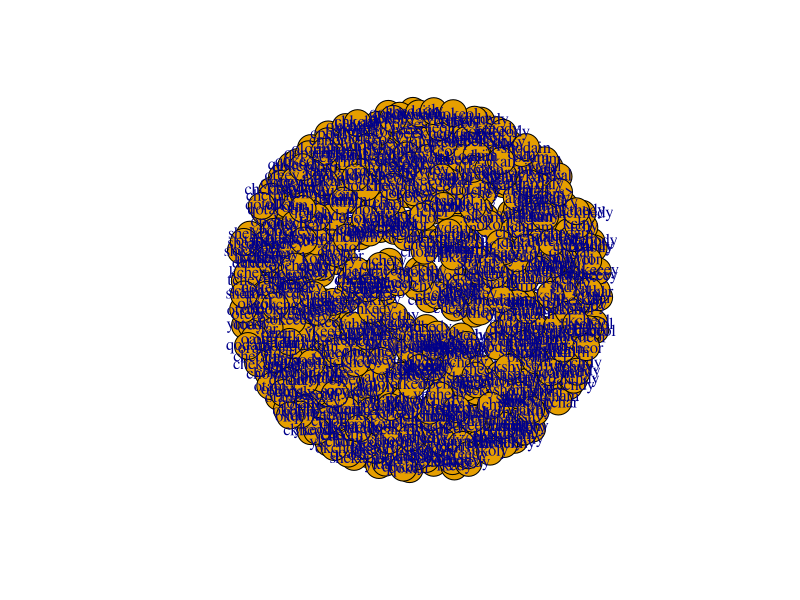
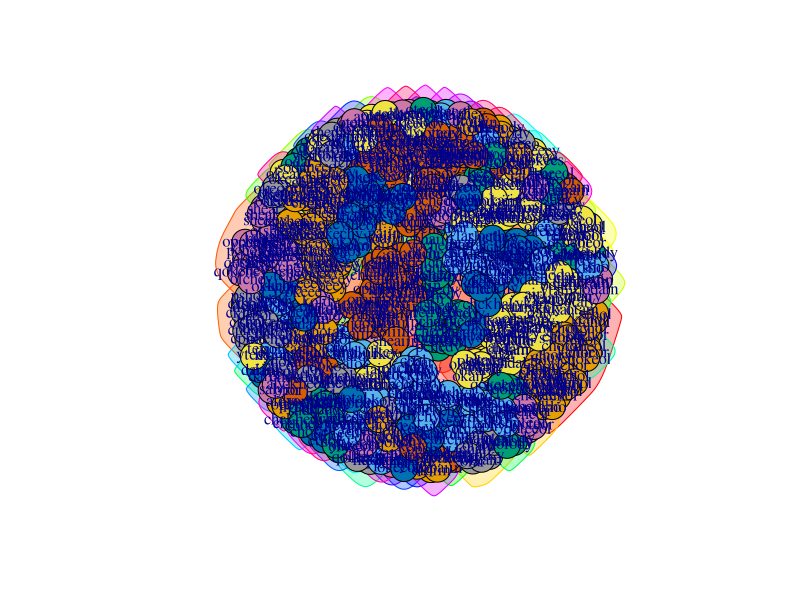
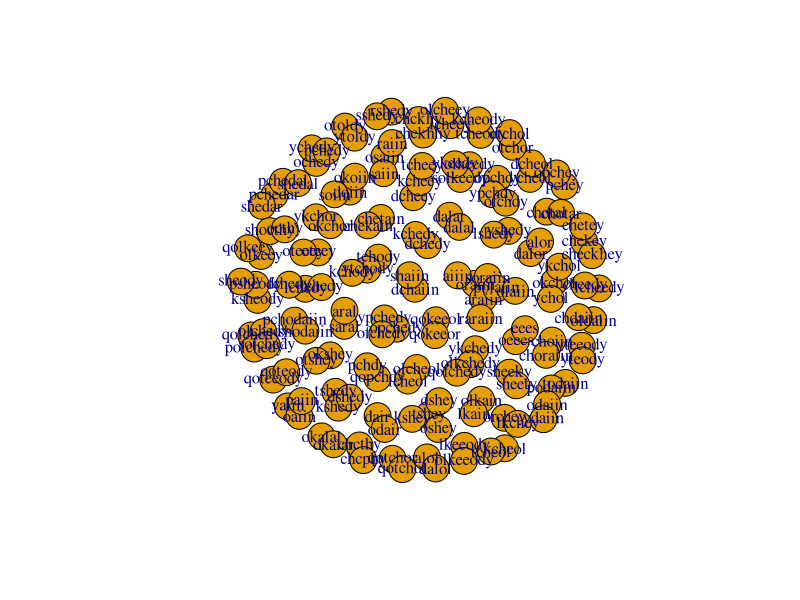
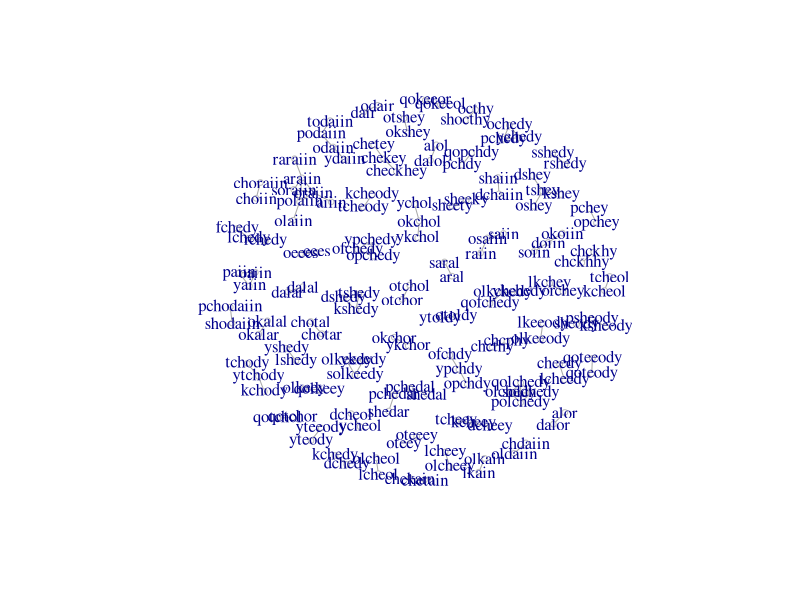
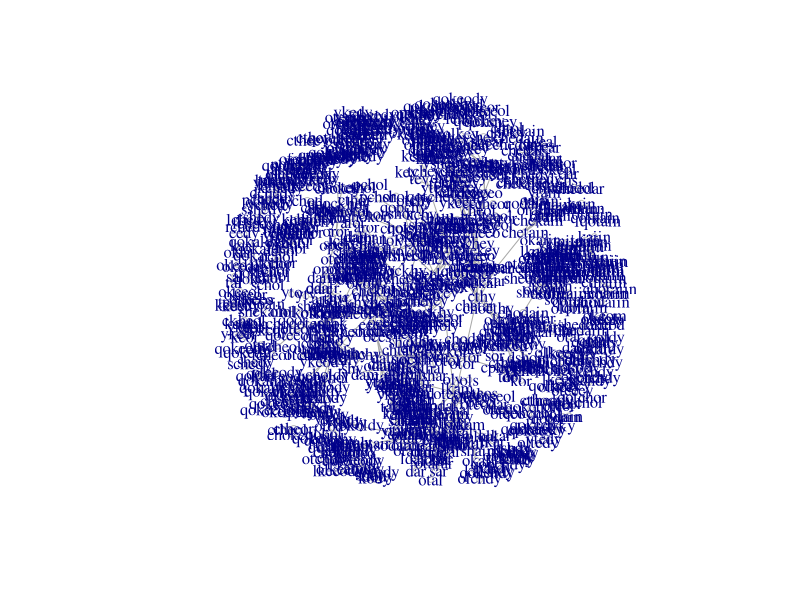
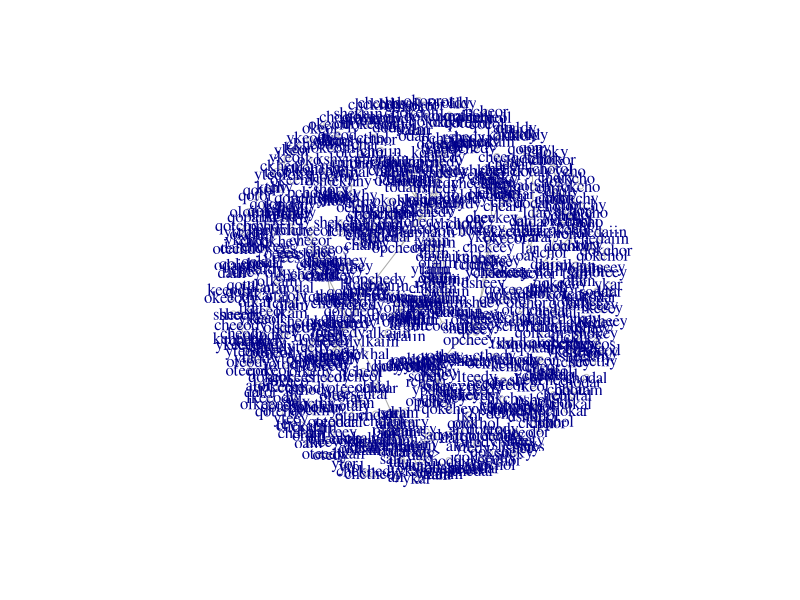
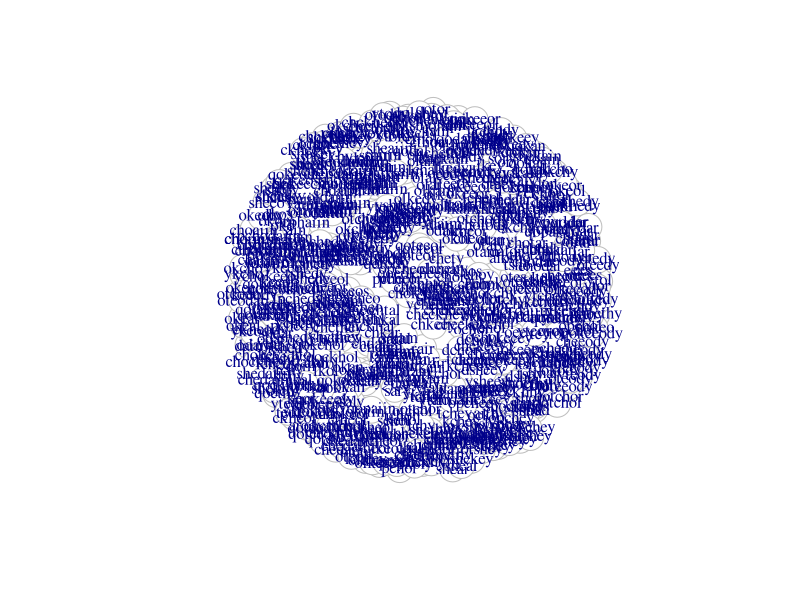
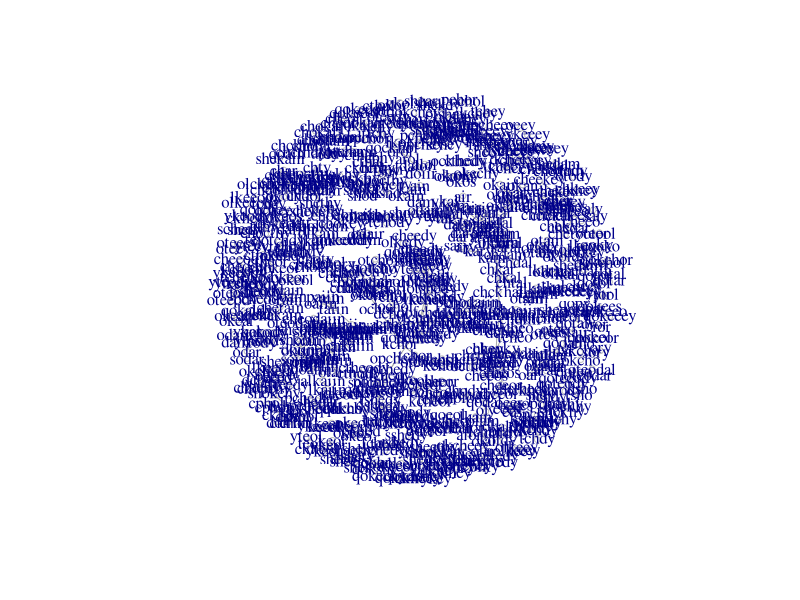

Write R code to recreate these figures, in order.
# Voynich neighbors
# Graphing of the 'self' mappings of the Voynich data and Secreta Secretorum, 
# looking at the types of word clusters
# May 30, 2018; Claire

library(igraph)

x <- read.table(file="VoySelf.txt", as.is=TRUE, header=TRUE)
x$Dist2 <- x$Dist * 1000 # For using the distance as an edge scale, but I didn't implement it.

q <- as.data.frame(x[1:2000,])  # closest 2000 matches
y <- as.data.frame(x[1:1000,])  # closest 1000 matches
g<-graph.data.frame(y, directed=FALSE)   # closest 1000 matches
f<-graph.data.frame(q, directed=FALSE)   # closest 2000 matches
plot(g)   # closest 1000 matches

# This stuff is sensitive to the number of pairs plotted; two few and you miss
# associations; too many and random stuff obscures the interesting patterns.

# save some plots that are readable.
pdf(file="VoyClusters2000.pdf",  width=50, height=50)
plot.igraph(f,vertex.size=3, vertex.label=V(f)$W1, vertex.frame.color="grey", vertex.color="white")
dev.off()


pdf(file="VoyClusters1000.pdf",  width=20, height=20)
plot.igraph(g,vertex.size=3, vertex.label=V(g)$W1, vertex.frame.color="grey", vertex.color="white")
dev.off()

# Try some clustering. Didn't get far with this, it's not 
fc <- cluster_fast_greedy(g)
plot(fc, g)
membership(fc)
sizes(fc)

# another way to plot. 
w <- as.matrix(x[1:100,1:2])
plot(graph_from_edgelist(w, directed = FALSE))
w <- graph_from_edgelist(w, directed = FALSE)
plot.igraph(w, vertex.size=3, vertex.frame.color="grey", vertex.color="white", vertex.label=V(w)$W1)

## Another plot of clusters
pdf(file="VoyClusters.pdf",  width=30, height=30)
plot(g, vertex.frame.color="grey", vertex.color="white")
plot.igraph(g,vertex.size=3, vertex.label=V(g)$W1, vertex.frame.color="grey", vertex.color="white")
dev.off()


#########

# Secreta Secretorum neighbors


z <- read.table(file="SSSelf.txt", as.is=TRUE, header=TRUE)
z$Dist2 <- z$Dist * 1000

h <- as.data.frame(z[1:1000,])
c<-graph.data.frame(h, directed=FALSE)

pdf(file="SecClusters1000.pdf",  width=50, height=50)
plot.igraph(c,vertex.size=3, vertex.label=V(f)$W1, vertex.frame.color="grey", vertex.color="white")
dev.off()

## Verumptamen "furthermore" has lots of neighbors. Ignore it.
z <- read.table(file="SSSelfNoVerumptamen.txt", as.is=TRUE, header=TRUE)
z$Dist2 <- z$Dist * 1000

h <- as.data.frame(z[1:1000,])
c<-graph.data.frame(h, directed=FALSE)

pdf(file="SecClusters1000.pdf",  width=50, height=50)
plot.igraph(c,vertex.size=3, vertex.label=V(f)$W1, vertex.frame.color="grey", vertex.color="white")
dev.off()






